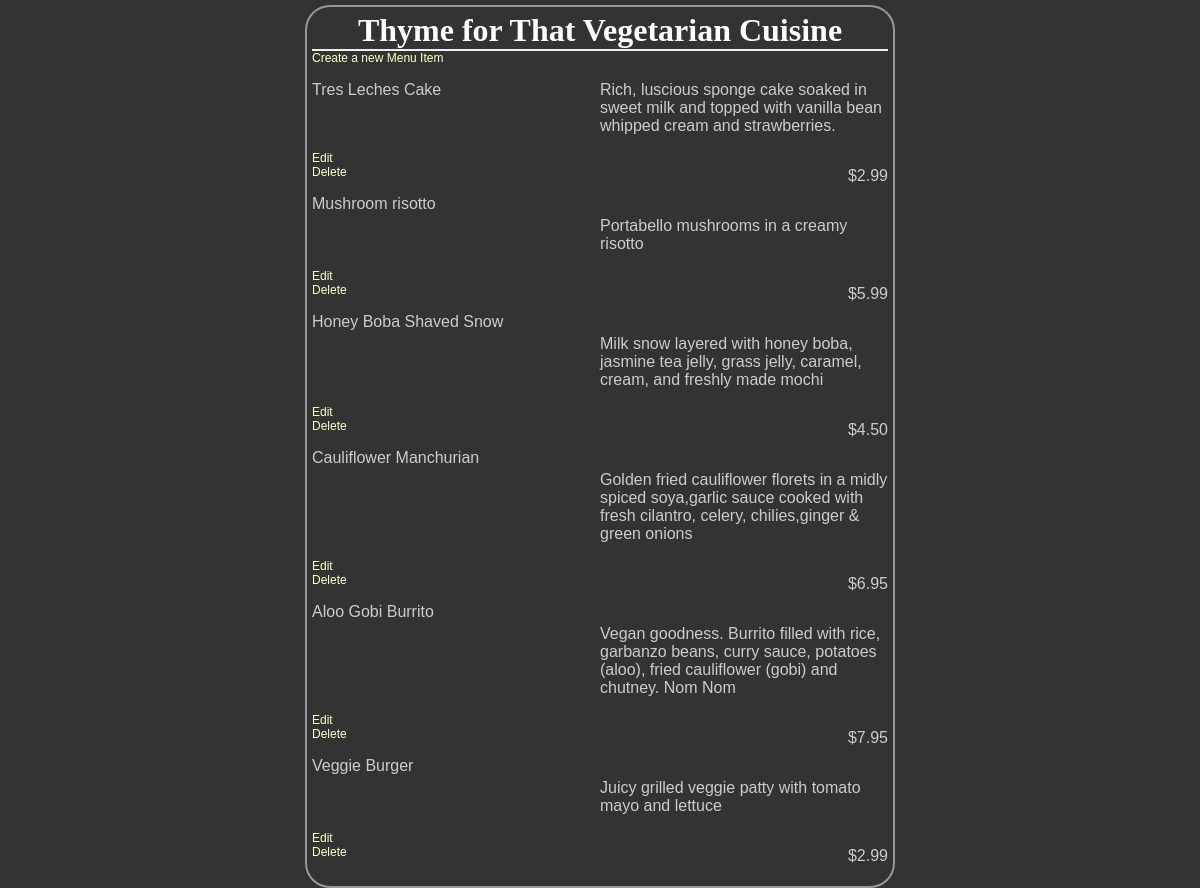
/restaurants/6/, run on the app's committed database.
### database_setup.py (models this page shows, shortened)
class Restaurant(Base):
    __tablename__ = 'restaurant'
    name = Column(String(80) ,nullable = False)
    id = Column(Integer , primary_key = True)

class Menu(Base):
    __tablename__ = 'menu_item'
    name = Column(String(120) , nullable = False)
    id = Column(Integer , primary_key = True)
    course = Column(String(250))
    description = Column(String(250))
    price = Column(String(8))
    restaurant_id = Column(Integer , ForeignKey('restaurant.id'))
    restaurant = relationship(Restaurant)

### Restaurant.py (the view)
@app.route('/')
@app.route('/restaurants/<int:restaurant_id>/')
def restaurantMenu(restaurant_id):
	restaurant = session.query(Restaurant).filter_by(id = restaurant_id).one()
	items = session.query(Menu).filter_by(restaurant_id = restaurant_id)
	return render_template('Menu_template.html', restaurant = restaurant , items = items)

### templates/Menu_template.html (shortened to what this page needs)
<html>
<head>
	<link rel= stylesheet type= text/css href= "{{ url_for('static' , filename='styles.css') }}">
</head>
<body class = "pane">
	<h1 class="header">{{restaurant.name}}</h1>
<a href = "{{ url_for('newMenuItem' , restaurant_id = restaurant.id)}}">
 Create a new Menu Item
</a>
{% for i in items %}
<div>
<p class= "name">{{i.name}}</p>
<p class= "description">{{i.description}}</p>
<p class = "price"> {{i.price}} </p>
<a href = "{{ url_for('editMenuItem' , restaurant_id = restaurant.id , menu_id =  i.id) }}" >
Edit
</a>
<a href = "{{ url_for('deleteMenuItem' , restaurant_id = restaurant.id , menu_id =  i.id ) }}" >
Delete
</a>
</div>
{% endfor %}
</body>
</html>

### static/styles.css (style rules this page uses)
body { font-family: sans-serif; background-color: #333333 }
h1, h2, h3, h4 { color: #ffffff; }
h1, h2 { font-family: 'georgia', serif; margin: 0; }
h1 { border-bottom: 2px solid #eee; }
p, dd, dt { color: #cccccc; }
a { text-decoration: none; color: #ffffcc; font-size: .75em; }
.pane { position: absolute; left: 25%; right:25%; border: 2px solid; border-radius: 25px; padding: 5px; margin: 5px; border-color: #999999; background-color: #333333 }
.header { left: 50%; text-align: center; }
.name { width: 50%; display: inline-block; float: left; }
.description { width: 50%; display: inline-block; float: left; }
.price { text-align: right; width: 50%; float: right; }

### data on the page
Restaurant: name "Thyme for That Vegetarian Cuisine"
Menu: name "Tres Leches Cake", description "Rich, luscious sponge cake soaked in sweet milk and topped with vanilla bean whipped cream and strawberries.", price "$2.99"
Menu: name "Mushroom risotto", description "Portabello mushrooms in a creamy risotto", price "$5.99"
Menu: name "Honey Boba Shaved Snow", description "Milk snow layered with honey boba, jasmine tea jelly, grass jelly, caramel, cream, and freshly made mochi", price "$4.50"
Menu: name "Cauliflower Manchurian", description "Golden fried cauliflower florets in a midly spiced soya,garlic sauce cooked with fresh cilantro, celery, chilies,ginger & green onions", price "$6.95"
Menu: name "Aloo Gobi Burrito", description "Vegan goodness. Burrito filled with rice, garbanzo beans, curry sauce, potatoes (aloo), fried cauliflower (gobi) and chutney. Nom Nom", price "$7.95"
Menu: name "Veggie Burger", description "Juicy grilled veggie patty with tomato mayo and lettuce", price "$2.99"
